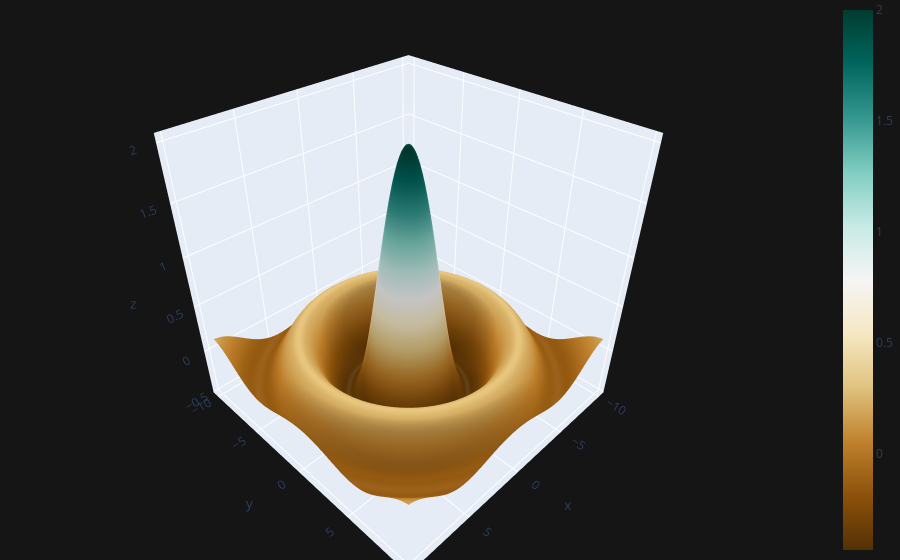

Here is the notebook cell this chart was saved with:
### Code cell
cf.datagen.sinwave(10,.20).iplot(kind='surface', theme='solar', colorscale='brbg', margin=(0,0,0,0))

### Figure 1 — Plotly figure (JSON) as saved in the notebook; plotly's stock layout.template omitted (floating-point values rounded to 4 significant figures; data arrays with more than 128 entries replaced by an {"elided": "..."} marker saying what was removed)
{"data": [{"colorscale": [[0, "rgb(84,48,5)"], [0.1, "rgb(140,81,10)"], [0.2, "rgb(191,129,45)"], [0.3, "rgb(223,194,125)"], [0.4, "rgb(246,232,195)"], [0.5, "rgb(245,245,245)"], [0.6, "rgb(199,234,229)"], [0.7, "rgb(128,205,193)"], [0.8, "rgb(53,151,143)"], [0.9, "rgb(1,102,94)"], [1, "rgb(0,60,48)"]], "type": "surface", "x": [-10, -9.8, -9.6, -9.4, -9.2, -9.0, -8.8, -8.6, -8.4, -8.2, -8.0, -7.8, -7.6, -7.4, -7.2, -7.0, -6.8, -6.6, -6.4, -6.2, -6.0, -5.8, -5.6, -5.4, -5.2, -5.0, -4.8, -4.6, -4.4, -4.2, -4.0, -3.8, -3.6, -3.4, -3.2, -3.0, -2.8, -2.6, -2.4, -2.2, -2.0, -1.8, -1.6, -1.4, -1.2, -1.0, -0.8, -0.6, -0.4, -0.2, -3.553e-14, 0.2, 0.4, 0.6, 0.8, 1.0, 1.2, 1.4, 1.6, 1.8, 2.0, 2.2, 2.4, 2.6, 2.8, 3.0, 3.2, 3.4, 3.6, 3.8, 4.0, 4.2, 4.4, 4.6, 4.8, 5.0, 5.2, 5.4, 5.6, 5.8, 6.0, 6.2, 6.4, 6.6, 6.8, 7.0, 7.2, 7.4, 7.6, 7.8, 8.0, 8.2, 8.4, 8.6, 8.8, 9.0, 9.2, 9.4, 9.6, 9.8], "y": [-10, -9.8, -9.6, -9.4, -9.2, -9.0, -8.8, -8.6, -8.4, -8.2, -8.0, -7.8, -7.6, -7.4, -7.2, -7.0, -6.8, -6.6, -6.4, -6.2, -6.0, -5.8, -5.6, -5.4, -5.2, -5.0, -4.8, -4.6, -4.4, -4.2, -4.0, -3.8, -3.6, -3.4, -3.2, -3.0, -2.8, -2.6, -2.4, -2.2, -2.0, -1.8, -1.6, -1.4, -1.2, -1.0, -0.8, -0.6, -0.4, -0.2, -3.553e-14, 0.2, 0.4, 0.6, 0.8, 1.0, 1.2, 1.4, 1.6, 1.8, 2.0, 2.2, 2.4, 2.6, 2.8, 3.0, 3.2, 3.4, 3.6, 3.8, 4.0, 4.2, 4.4, 4.6, 4.8, 5.0, 5.2, 5.4, 5.6, 5.8, 6.0, 6.2, 6.4, 6.6, 6.8, 7.0, 7.2, 7.4, 7.6, 7.8, 8.0, 8.2, 8.4, 8.6, 8.8, 9.0, 9.2, 9.4, 9.6, 9.8], "z": {"elided": "100x100 float values"}}], "layout": {"legend": {"bgcolor": "#151516", "font": {"color": "#D9D9D9"}}, "margin": {"b": 0, "l": 0, "r": 0, "t": 0}, "paper_bgcolor": "#151516", "plot_bgcolor": "#151516", "title": {"font": {"color": "#D9D9D9"}}, "xaxis": {"gridcolor": "#434343", "showgrid": true, "tickfont": {"color": "#C2C2C2"}, "title": {"font": {"color": "#D9D9D9"}, "text": ""}, "zerolinecolor": "#666570"}, "yaxis": {"gridcolor": "#434343", "showgrid": true, "tickfont": {"color": "#C2C2C2"}, "title": {"font": {"color": "#D9D9D9"}, "text": ""}, "zerolinecolor": "#666570"}}}
